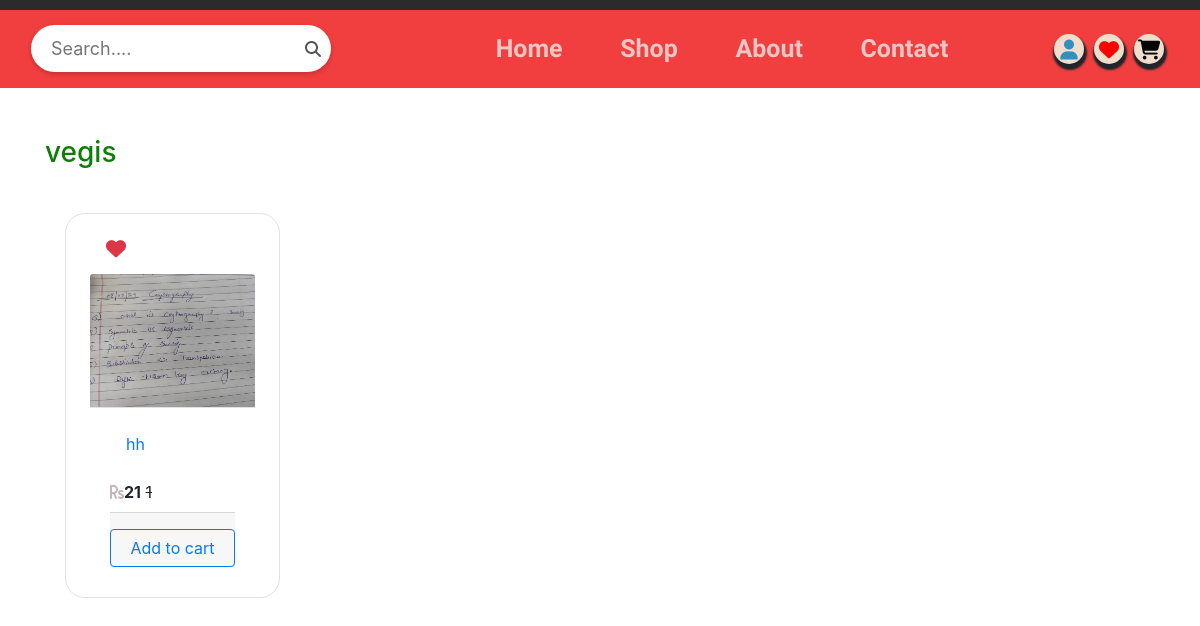
The app's page /shop/ with its own data.
### superadmin/models.py (models this page shows)
class Menus(models.Model):
    cato_name = models.CharField(max_length=255)
    status = models.BooleanField(default=1)

class Fruit(models.Model):
    fname = models.CharField(max_length=255)
    fprice = models.IntegerField()
    fsellprice = models.IntegerField()
    fdiscount = models.IntegerField()
    fimage= models.ImageField(upload_to='product', default = '', blank=True)
    menus = models.ForeignKey('menus',on_delete=models.CASCADE,default=1)
    fdescription= models.TextField()

### web/views.py (the view)
# urls.py: path('shop/',views.shop,name ='shop'),
def shop(request):
    title = 'Shop'
    fruit_list = Menus.objects.prefetch_related('fruit_set').all()[0:4]
    return render(request,'web_html/shop.html',{'title':title,'cat':fruit_list})

### web/templates/web_html/shop.html (shortened to what this page needs)
<!DOCTYPE html>
{% load static %}
<html lang="en">
<head>
  <link rel="stylesheet" href="https://cdn.jsdelivr.net/npm/bootstrap@4.6.2/dist/css/bootstrap.min.css"
>
  <link rel="stylesheet" href="https://cdnjs.cloudflare.com/ajax/libs/font-awesome/6.5.2/css/all.min.css"
 />
  <link rel="stylesheet" href="{% static 'css/style.css' %}">
</head>
<body>
  <section class="a">
  </section>
  <header>
    <nav class="navbar sticky-top navbar-expand-lg navbar-light">
      <div class="container-fluid">
        <div class="search-container">
          <input type="text" placeholder="Search....">
          <i class="fa fa-search"></i>
        </div>
        <div class="collapse navbar-collapse" id="navbarSupportedContent">
          <ul class="navbar-nav mx-auto mb-2 mb-lg-0">
            <li class="nav-item">
              <a class="nav-link nav-links" aria-current="page" href="{% url 'home' %}">Home</a>
            </li>
            <li class="nav-item">
              <a class="nav-link nav-links" href="{% url 'shop' %}">Shop</a>
            </li>
            <li class="nav-item">
              <a class="nav-link nav-links" href="{% url 'about' %}">About </a>
            </li>
            <li class="nav-item">
              <a class="nav-link nav-links" href="{% url 'contact' %}">Contact</a>
            </li>
          </ul>
          <div class="icon">
            {% if 'cust_id' in request.session %}
            <div class="dropdown">
              <button style="border: 0; background-color: #ef1616d3; color:#0cb381 ;" type="button"
                data-bs-toggle="dropdown" aria-expanded="false">
                Hello<i class="fa-solid fa-user ii"></i>
              </button>
              <ul class="dropdown-menu">
                <li><a class="dropdown-item" href="{% url 'profile' %}">My Account</a></li>
                <li><a class="dropdown-item" href="{% url 'logout' %}">Log-Out</a></li>
              </ul>
            </div>
            {% else %}
            <a class="ii" href="{% url 'login' %}"><i class="fa-solid fa-user"></i></a>
            {% endif %}
            <a class="ii" href="{% url 'wishlist' %}"><i class="fa-solid fa-heart"></i></a>
            <a class="ii" href="{% url 'cart_list' %}"><i class="fa-solid fa-cart-shopping"></i></a>
          </div>
        </div>
      </div>
    </nav>
  </header>
  <section>
    {% for i in cat %}
    <div class="container my-5">
      <header class="mb-4">
        <h3 style="color: #0d7f06;">{{ i.cato_name }}</h3>
      </header>
      <div class="row">
        {% if i.fruit_set %}
        {% for f in i.fruit_set.all %}
        <div class="col-lg-3 col-md-6 col-sm-6">
          <div class="card px-4 border shadow-0 mb-4 mb-lg-0">
            <div class="mask px-2" style="height: 50px;">
              <div class="d-flex justify-content-between">
                <a href="{% url 'add_to_wishlist' f.id %}?type=fruit">
                  <i class="fas fa-heart text-danger fa-lg float-end pt-3 m-2"></i>
              </a>
              </div>
            </div>
            <a href="product.html" class="">
              <img src="{{ f.fimage.url }}" class="card-img-top rounded-2" />
            </a>
            <div class="card-body d-flex flex-column pt-3 border-top">
              <a href="#" class="nav-link">
                <p>{{ f.fname }}</p>
              </a>
              <div class="price-wrap mb-2">
                <span><i class="fa fa-rupee"></i><strong>{{ f.fprice }}</strong></span>
                <del class="">{{ f.fsellprice }} </del>
              </div>
              <div class="card-footer d-flex align-items-end pt-3 px-0 pb-0 mt-auto">
                <a href="{% url 'add_to_cart' 'fruit' f.id %}" class="btn btn-outline-primary w-100">Add to cart</a>
              </div>
            </div>
          </div>
        </div>
        {% endfor %}
        {% endif %}
      </div>
    </div>
    {% endfor %}
  </section>
</body>
</html>

### web/static/css/style.css (style rules this page uses)
* { margin: 0; padding: 0; }
.navbar { background-color: #ef1616d3; padding: auto; }
.card { margin-right: 19px; padding: 10px; cursor:pointer; border-radius: 20px; margin: 20px; }
a { text-decoration: none; }
.search-container { position: relative; }
.search-container input { width: 300px; font-size: 18px; padding: 10px 20px; border-radius: 25px; border: none; box-shadow: 0px 2px 5px rgba(0,0,0,0.2); }
.search-container i { position: absolute; top: 50%; right: 10px; transform: translateY(-50%); color: #555; cursor: pointer; }
.fa-heart { color: #ff0000; font-size: 20px; }
.fa-cart-shopping { color: #070606; font-size: 20px; }
.fa-user { color: #318fc2; font-size: 20px; }
.icon { display: flex; justify-content: center; align-items: center; }
.ii { height: 30px; width: 30px; background-color: #f1ddcb; border-radius: 50%; text-align: center; margin: 5px; box-shadow: 1px 4px 2px 2px #212529; line-height: 35px }
.ii i { transition: all 0.3s linear; }
.nav-links, .dropdown { font-size: 25px; font-weight: 600; color: #f2efefc2 !important; text-decoration: none; text-align: center; font-family: "Playpen Sans", cursive; font-optical-sizing: auto; font-style: normal; }
.nav-item { margin-right: 20px; padding:4px; padding-left: 4%; }
.a { background-color:rgb(44, 43, 43); padding: 5px 0px; background-image: url(../image/); }
.a,i,text,.phone,.mail { text-decoration: none; color: rgb(196, 183, 183); }

### records on screen
Menus: cato_name "vegis"
Fruit: fimage (picture), fname "hh", fprice "21", fsellprice "1"
